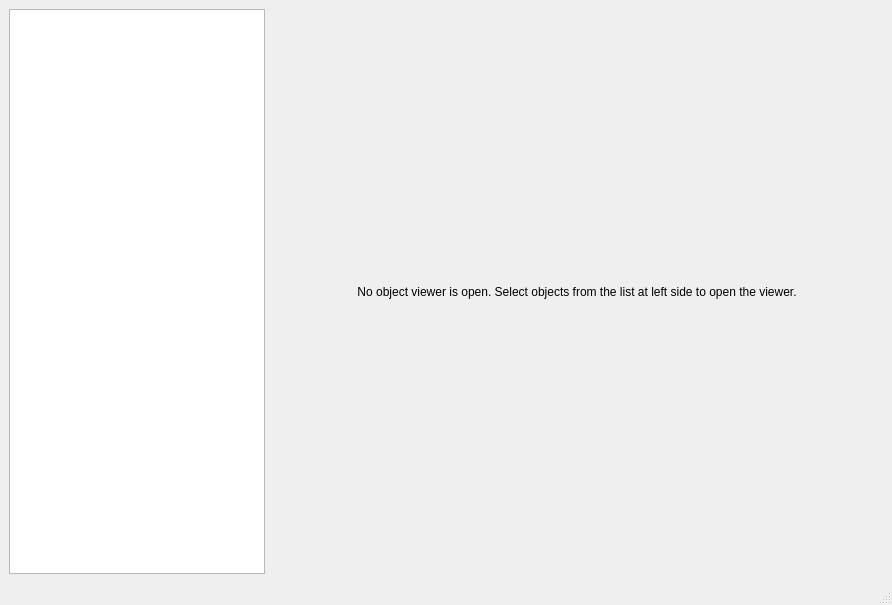
<?xml version="1.0" encoding="UTF-8"?>
<ui version="4.0">
 <class>ExecuteWindow</class>
 <widget class="QMainWindow" name="ExecuteWindow">
  <property name="geometry">
   <rect>
    <x>0</x>
    <y>0</y>
    <width>892</width>
    <height>605</height>
   </rect>
  </property>
  <property name="windowTitle">
   <string>MainWindow</string>
  </property>
  <widget class="QWidget" name="centralwidget">
   <layout class="QHBoxLayout" name="horizontalLayout" stretch="0,0">
    <item>
     <widget class="ObjectTreeWidget" name="objectTreeWidget">
      <property name="sizePolicy">
       <sizepolicy hsizetype="Fixed" vsizetype="Expanding">
        <horstretch>0</horstretch>
        <verstretch>0</verstretch>
       </sizepolicy>
      </property>
      <property name="dragDropMode">
       <enum>QAbstractItemView::DragOnly</enum>
      </property>
      <attribute name="headerVisible">
       <bool>false</bool>
      </attribute>
      <column>
       <property name="text">
        <string notr="true">1</string>
       </property>
      </column>
     </widget>
    </item>
    <item>
     <widget class="QStackedWidget" name="placeholderStackedWidget">
      <property name="sizePolicy">
       <sizepolicy hsizetype="Expanding" vsizetype="Expanding">
        <horstretch>0</horstretch>
        <verstretch>0</verstretch>
       </sizepolicy>
      </property>
      <widget class="QWidget" name="placeholderPage" native="true">
       <layout class="QGridLayout" name="gridLayout">
        <property name="leftMargin">
         <number>0</number>
        </property>
        <property name="topMargin">
         <number>0</number>
        </property>
        <property name="rightMargin">
         <number>0</number>
        </property>
        <property name="bottomMargin">
         <number>0</number>
        </property>
        <item row="0" column="0">
         <widget class="QLabel" name="placeholderLabel">
          <property name="text">
           <string>No object viewer is open. Select objects from the list at left side to open the viewer.</string>
          </property>
          <property name="alignment">
           <set>Qt::AlignCenter</set>
          </property>
         </widget>
        </item>
       </layout>
      </widget>
     </widget>
    </item>
   </layout>
  </widget>
  <widget class="QMenuBar" name="menubar">
   <property name="geometry">
    <rect>
     <x>0</x>
     <y>0</y>
     <width>892</width>
     <height>21</height>
    </rect>
   </property>
  </widget>
  <widget class="QStatusBar" name="statusbar"/>
 </widget>
 <customwidgets>
  <customwidget>
   <class>ObjectTreeWidget</class>
   <extends>QTreeWidget</extends>
   <header>src/gui/ObjectTreeWidget.h</header>
  </customwidget>
 </customwidgets>
 <resources/>
 <connections/>
</ui>
